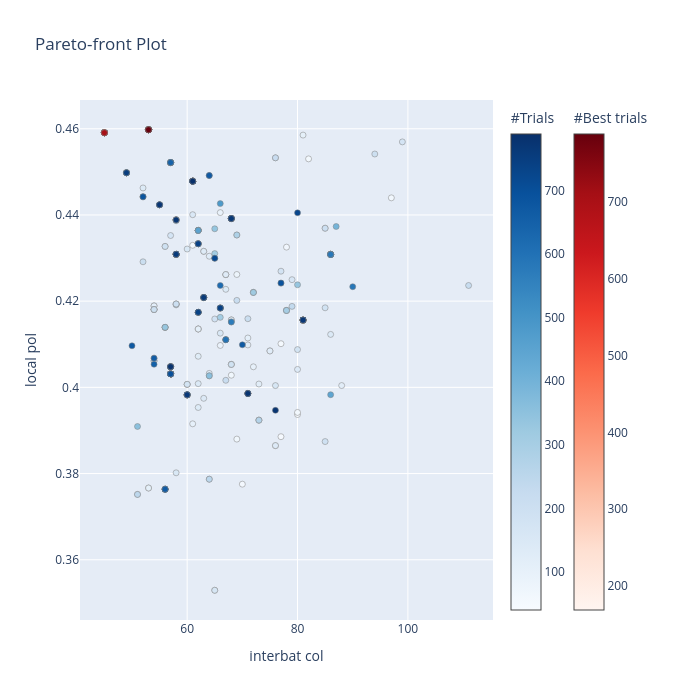

Write notebook code for a chart like this one.
### Code cell
from optuna.visualization import plot_pareto_front, plot_parallel_coordinate, plot_param_importances

fig = plot_pareto_front(study, target_names=["interbat col", "local pol"])#"polarization"])

fig.update_layout(
    width=700,
    height=700,
    # yaxis=dict(
    #     scaleanchor="x",   # locks y-axis scale to x-axis scale
    #     scaleratio=1,      # 1:1 ratio
    # ),
)

fig.show()
# fig.write_image("pareto_front.png")

### Figure 1 — Plotly figure (JSON) as saved in the notebook; plotly's stock layout.template omitted (floating-point values rounded to 4 significant figures; data arrays with more than 128 entries replaced by an {"elided": "..."} marker saying what was removed)
{"data": [{"hovertemplate": "%{text}<extra>Trial</extra>", "marker": {"color": {"elided": "435 int values"}, "colorbar": {"title": {"text": "#Trials"}}, "colorscale": [[0, "rgb(247,251,255)"], [0.125, "rgb(222,235,247)"], [0.25, "rgb(198,219,239)"], [0.375, "rgb(158,202,225)"], [0.5, "rgb(107,174,214)"], [0.625, "rgb(66,146,198)"], [0.75, "rgb(33,113,181)"], [0.875, "rgb(8,81,156)"], [1, "rgb(8,48,107)"]], "line": {"color": "Grey", "width": 0.5}}, "mode": "markers", "showlegend": false, "text": {"elided": "435 str values"}, "type": "scatter", "x": {"elided": "435 int values"}, "y": {"elided": "435 float values"}}, {"hovertemplate": "%{text}<extra>Best Trial</extra>", "marker": {"color": {"elided": "315 int values"}, "colorbar": {"title": {"text": "#Best trials"}, "x": 1.1, "xpad": 40}, "colorscale": [[0, "rgb(255,245,240)"], [0.125, "rgb(254,224,210)"], [0.25, "rgb(252,187,161)"], [0.375, "rgb(252,146,114)"], [0.5, "rgb(251,106,74)"], [0.625, "rgb(239,59,44)"], [0.75, "rgb(203,24,29)"], [0.875, "rgb(165,15,21)"], [1, "rgb(103,0,13)"]], "line": {"color": "Grey", "width": 0.5}}, "mode": "markers", "showlegend": false, "text": {"elided": "315 str values"}, "type": "scatter", "x": {"elided": "315 int values"}, "y": {"elided": "315 float values"}}], "layout": {"height": 700, "title": {"text": "Pareto-front Plot"}, "width": 700, "xaxis": {"title": {"text": "interbat col"}}, "yaxis": {"title": {"text": "local pol"}}}}
